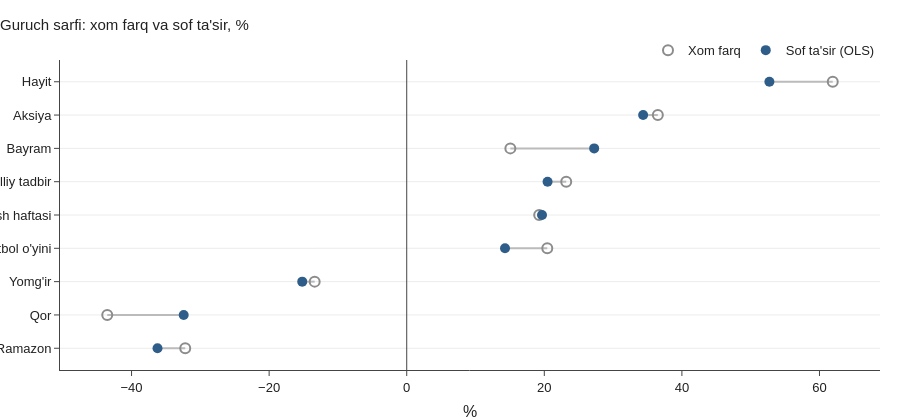

Source (notebook cell):
### Code cell
fig = go.Figure()
for _, r in raw_vs.iterrows():
    fig.add_scatter(x=[r["xom farq, %"], r["sof ta'sir, %"]], y=[r["belgi"]] * 2, mode="lines",
                    line=dict(color="#bbb", width=2), showlegend=False, hoverinfo="skip")
fig.add_scatter(x=raw_vs["xom farq, %"], y=raw_vs["belgi"], mode="markers", name="Xom farq",
                marker=dict(color=style.GREY, size=10, symbol="circle-open", line=dict(width=2)))
fig.add_scatter(x=raw_vs["sof ta'sir, %"], y=raw_vs["belgi"], mode="markers", name="Sof ta'sir (OLS)",
                marker=dict(color=style.BLUE, size=10))
fig.add_vline(x=0, line=dict(color="#444", width=1))
fig.update_layout(title="Guruch sarfi: xom farq va sof ta'sir, %", xaxis_title="%", height=420,
                  legend=dict(orientation="h", y=1.08, x=1, xanchor="right"))
style.save(fig, "02_raw_vs_adjusted")

### Figure 1 — Plotly figure (JSON) as saved in the notebook; plotly's stock layout.template omitted (floating-point values rounded to 4 significant figures)
{"data": [{"hoverinfo": "skip", "line": {"color": "#bbb", "width": 2}, "mode": "lines", "showlegend": false, "type": "scatter", "x": [-32.2, -36.23], "y": ["Ramazon", "Ramazon"]}, {"hoverinfo": "skip", "line": {"color": "#bbb", "width": 2}, "mode": "lines", "showlegend": false, "type": "scatter", "x": [-43.53, -32.42], "y": ["Qor", "Qor"]}, {"hoverinfo": "skip", "line": {"color": "#bbb", "width": 2}, "mode": "lines", "showlegend": false, "type": "scatter", "x": [-13.38, -15.19], "y": ["Yomg'ir", "Yomg'ir"]}, {"hoverinfo": "skip", "line": {"color": "#bbb", "width": 2}, "mode": "lines", "showlegend": false, "type": "scatter", "x": [20.43, 14.29], "y": ["Futbol o'yini", "Futbol o'yini"]}, {"hoverinfo": "skip", "line": {"color": "#bbb", "width": 2}, "mode": "lines", "showlegend": false, "type": "scatter", "x": [19.25, 19.67], "y": ["Maosh haftasi", "Maosh haftasi"]}, {"hoverinfo": "skip", "line": {"color": "#bbb", "width": 2}, "mode": "lines", "showlegend": false, "type": "scatter", "x": [23.19, 20.47], "y": ["Mahalliy tadbir", "Mahalliy tadbir"]}, {"hoverinfo": "skip", "line": {"color": "#bbb", "width": 2}, "mode": "lines", "showlegend": false, "type": "scatter", "x": [15.06, 27.25], "y": ["Bayram", "Bayram"]}, {"hoverinfo": "skip", "line": {"color": "#bbb", "width": 2}, "mode": "lines", "showlegend": false, "type": "scatter", "x": [36.5, 34.36], "y": ["Aksiya", "Aksiya"]}, {"hoverinfo": "skip", "line": {"color": "#bbb", "width": 2}, "mode": "lines", "showlegend": false, "type": "scatter", "x": [61.93, 52.72], "y": ["Hayit", "Hayit"]}, {"marker": {"color": "#8c8c8c", "line": {"width": 2}, "size": 10, "symbol": "circle-open"}, "mode": "markers", "name": "Xom farq", "type": "scatter", "x": [-32.2, -43.53, -13.38, 20.43, 19.25, 23.19, 15.06, 36.5, 61.93], "y": ["Ramazon", "Qor", "Yomg'ir", "Futbol o'yini", "Maosh haftasi", "Mahalliy tadbir", "Bayram", "Aksiya", "Hayit"]}, {"marker": {"color": "#2f5d8a", "size": 10}, "mode": "markers", "name": "Sof ta'sir (OLS)", "type": "scatter", "x": [-36.23, -32.42, -15.19, 14.29, 19.67, 20.47, 27.25, 34.36, 52.72], "y": ["Ramazon", "Qor", "Yomg'ir", "Futbol o'yini", "Maosh haftasi", "Mahalliy tadbir", "Bayram", "Aksiya", "Hayit"]}], "layout": {"height": 420, "legend": {"orientation": "h", "x": 1, "xanchor": "right", "y": 1.08}, "shapes": [{"line": {"color": "#444", "width": 1}, "type": "line", "x0": 0, "x1": 0, "xref": "x", "y0": 0, "y1": 1, "yref": "y domain"}], "title": {"text": "Guruch sarfi: xom farq va sof ta'sir, %"}, "xaxis": {"title": {"text": "%"}}}}
